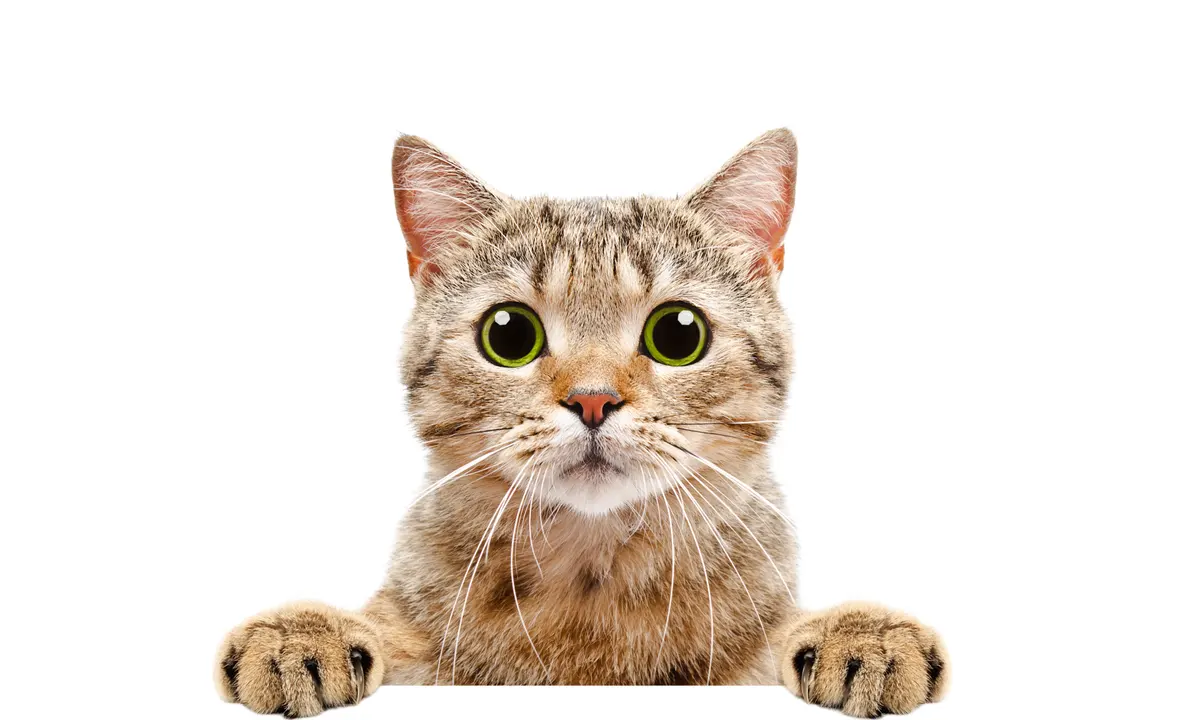
#> input picture CV-HW3-810101380-810101517/Question1/cat1.webp, 1200 x 720 px
$ python part5.py
#> lines starting #> are read from the running program, lines starting #| are printed output that depends on the picture; after the words box and inside, x2 and y2 are one past the last pixel; in counts of white or black regions, pixels touching at a corner belong together
import cv2
import numpy as np
from matplotlib import pyplot as plt

def non_max_suppression(boxes, overlap_thresh=0.3):
    if len(boxes) == 0:
        return []

    boxes = np.array(boxes)
    pick = []

    x1 = boxes[:, 0]
    y1 = boxes[:, 1]
    x2 = boxes[:, 0] + boxes[:, 2]
    y2 = boxes[:, 1] + boxes[:, 3]
    area = boxes[:, 2] * boxes[:, 3]

    idxs = np.argsort(area)[::-1]

    while len(idxs) > 0:
        i = idxs[0]
        pick.append(i)

        xx1 = np.maximum(x1[i], x1[idxs[1:]])
        yy1 = np.maximum(y1[i], y1[idxs[1:]])
        xx2 = np.minimum(x2[i], x2[idxs[1:]])
        yy2 = np.minimum(y2[i], y2[idxs[1:]])

        w = np.maximum(0, xx2 - xx1)
        h = np.maximum(0, yy2 - yy1)

        overlap = (w * h) / area[idxs[1:]]

        idxs = np.delete(idxs, np.concatenate(([0], np.where(overlap > overlap_thresh)[0] + 1)))

    return boxes[pick].astype(int)

def detect_cat_faces(image, apply_nms=True):
    cat_cascade = cv2.CascadeClassifier('haarcascade_frontalcatface_extended.xml')

    gray = cv2.cvtColor(image, cv2.COLOR_BGR2GRAY)
    gray = cv2.GaussianBlur(gray, (5, 5), 0)
    gray = cv2.equalizeHist(gray)

    faces = cat_cascade.detectMultiScale(
        gray,
        scaleFactor=1.1,
        minNeighbors=5,
        minSize=(50, 50)
    )

    if apply_nms and len(faces) > 1:
        faces = non_max_suppression(faces, overlap_thresh=0.4)

    result = image.copy()

    for (x, y, w, h) in faces:
        cv2.rectangle(result, (x, y), (x+w, y+h), (0, 255, 0), 2)
        cv2.putText(result, 'Cat', (x, y-10), cv2.FONT_HERSHEY_SIMPLEX,
                    0.9, (0, 255, 0), 2)

    return result, len(faces)

def rotate_image(image, angle):
    """Rotate image by specified angle (90, 180, 270 degrees)"""
    if angle == 90:
        return cv2.rotate(image, cv2.ROTATE_90_CLOCKWISE)
    elif angle == 180:
        return cv2.rotate(image, cv2.ROTATE_180)
    elif angle == 270:
        return cv2.rotate(image, cv2.ROTATE_90_COUNTERCLOCKWISE)
    else:
        return image

# Load images
img1 = cv2.imread('cat1.webp')
#> img1 is the input picture: shape (720, 1200, 3); mean B, G, R 219.7, 227.3, 235.5
img2 = cv2.imread('cat2.jpeg')
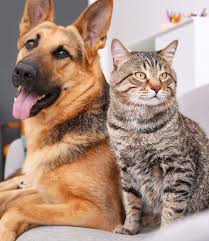
#> input picture CV-HW3-810101380-810101517/Question1/cat2.jpeg, 209 x 241 px
#> img2 is the input picture: shape (241, 209, 3); mean B, G, R 125.9, 142, 170.9

# Original images
img1_original, count1_original = detect_cat_faces(img1, apply_nms=True)
#> in detect_cat_faces, `faces = cat_cascade.detectMultiScale( gray, scaleFactor=1.1, minNeighb..`: faces = [[413, 179, 363, 363]]
#> the loop in detect_cat_faces, `for (x, y, w, h) in faces:` made 1 pass
#> after the loop in detect_cat_faces, `for (x, y, w, h) in faces:`:
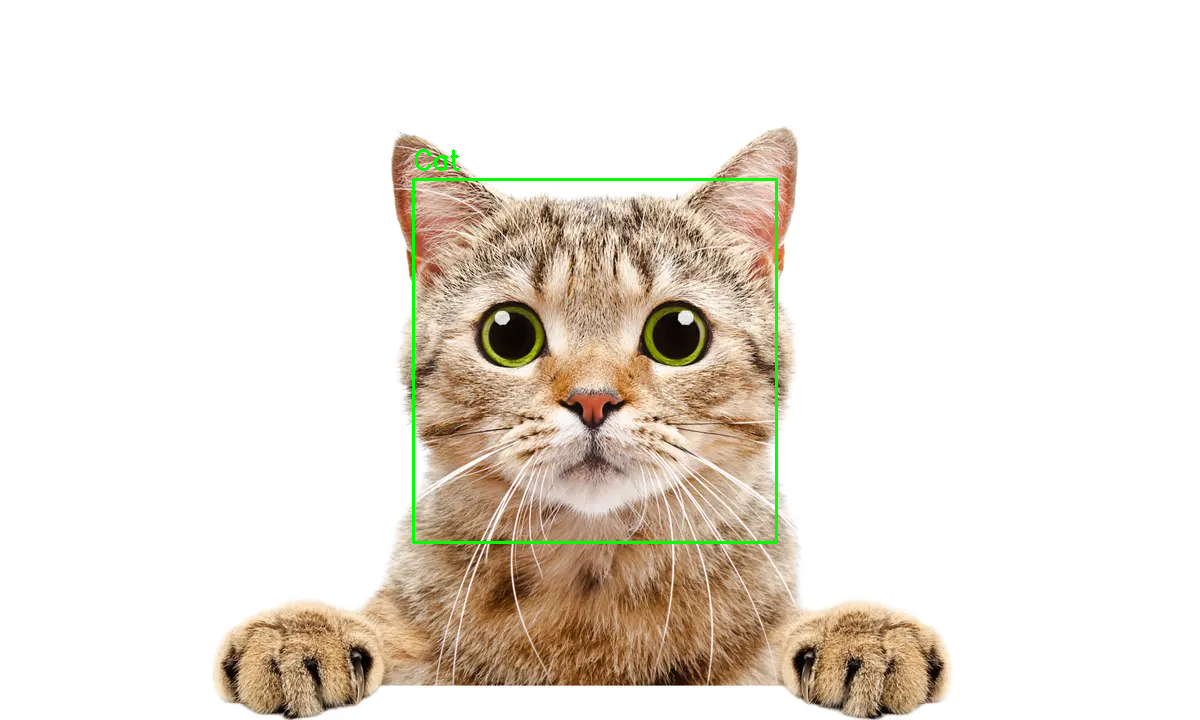
#> result: shape (720, 1200, 3); 0.54% of pixels changed, all inside (x1, y1, x2, y2) = (412, 149, 778, 544)
#> count1_original = 1
img2_original, count2_original = detect_cat_faces(img2, apply_nms=True)
#> call 2 of detect_cat_faces, with apply_nms = True
#> in detect_cat_faces (call 2), `gray = cv2.equalizeHist(gray)`:
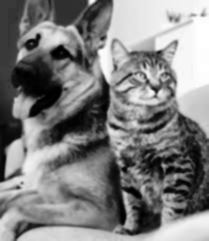
#> gray: shape (241, 209); min 0, max 255, mean 128.2
#> in detect_cat_faces (call 2), `faces = cat_cascade.detectMultiScale( gray, scaleFactor=1.1, minNeighb..`: faces = [[124, 53, 58, 58]]
#> the loop in detect_cat_faces (call 2), `for (x, y, w, h) in faces:` made 1 pass
#> after the loop in detect_cat_faces (call 2), `for (x, y, w, h) in faces:`:
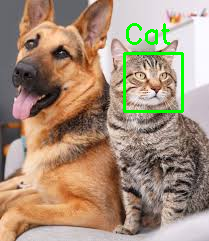
#> result: shape (241, 209, 3); 2.04% of pixels changed, all inside (x1, y1, x2, y2) = (123, 23, 184, 113)
#> count2_original = 1

# Rotate 90 degrees
img1_rotated = rotate_image(img1, 90)
img2_rotated = rotate_image(img2, 90)

img1_rotated_result, count1_rotated = detect_cat_faces(img1_rotated, apply_nms=True)
#> call 3 of detect_cat_faces, with apply_nms = True
#> in detect_cat_faces (call 3), `gray = cv2.equalizeHist(gray)`:
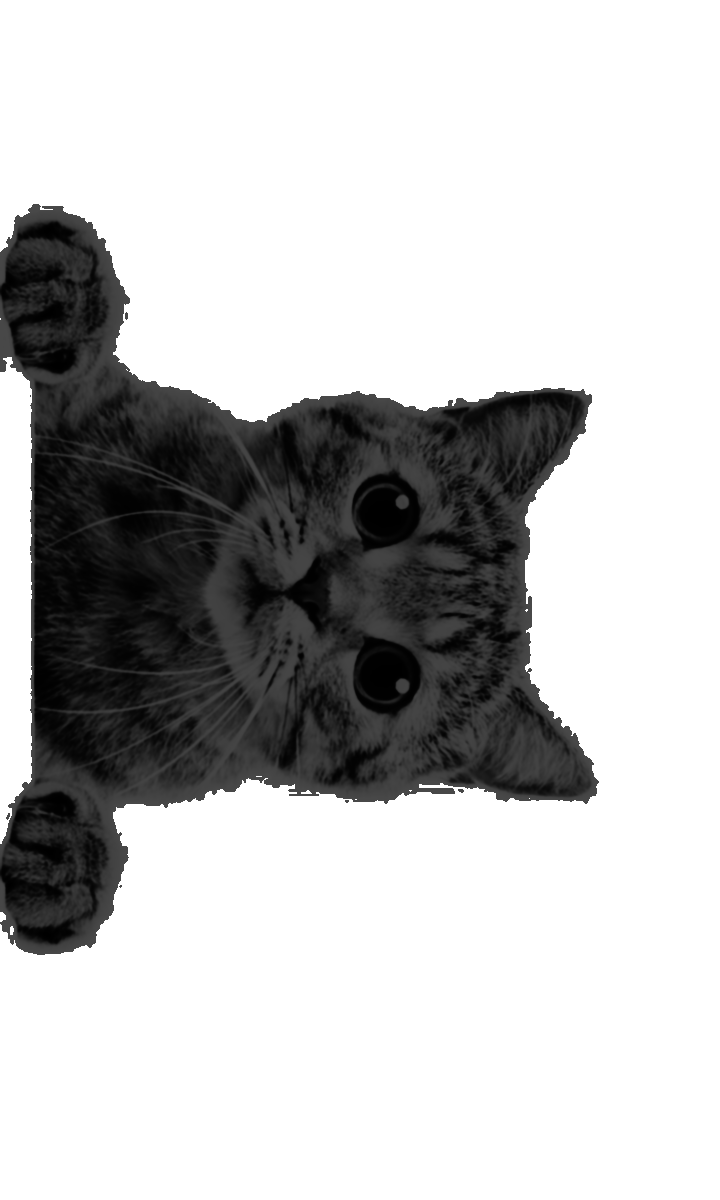
#> gray: shape (1200, 720); min 0, max 255, mean 193.2
#> in detect_cat_faces (call 3), `faces = cat_cascade.detectMultiScale( gray, scaleFactor=1.1, minNeighb..`: faces = ()
#> count1_rotated = 0
img2_rotated_result, count2_rotated = detect_cat_faces(img2_rotated, apply_nms=True)
#> call 4 of detect_cat_faces, with apply_nms = True
#> in detect_cat_faces (call 4), `gray = cv2.equalizeHist(gray)`:
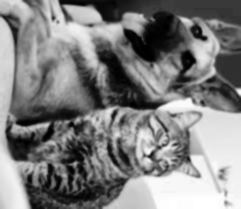
#> gray: shape (209, 241); min 0, max 255, mean 128.2
#> count2_rotated = 0

# Display results
plt.figure(figsize=(16, 12))

plt.subplot(2, 2, 1)
plt.imshow(cv2.cvtColor(img1_original, cv2.COLOR_BGR2RGB))
plt.title(f'Image 1 - Original (Detected: {count1_original})')
plt.axis('off')

plt.subplot(2, 2, 2)
plt.imshow(cv2.cvtColor(img1_rotated_result, cv2.COLOR_BGR2RGB))
plt.title(f'Image 1 - Rotated 90° (Detected: {count1_rotated})')
plt.axis('off')

plt.subplot(2, 2, 3)
plt.imshow(cv2.cvtColor(img2_original, cv2.COLOR_BGR2RGB))
plt.title(f'Image 2 - Original (Detected: {count2_original})')
plt.axis('off')

plt.subplot(2, 2, 4)
plt.imshow(cv2.cvtColor(img2_rotated_result, cv2.COLOR_BGR2RGB))
plt.title(f'Image 2 - Rotated 90° (Detected: {count2_rotated})')
plt.axis('off')

plt.tight_layout()
plt.show()
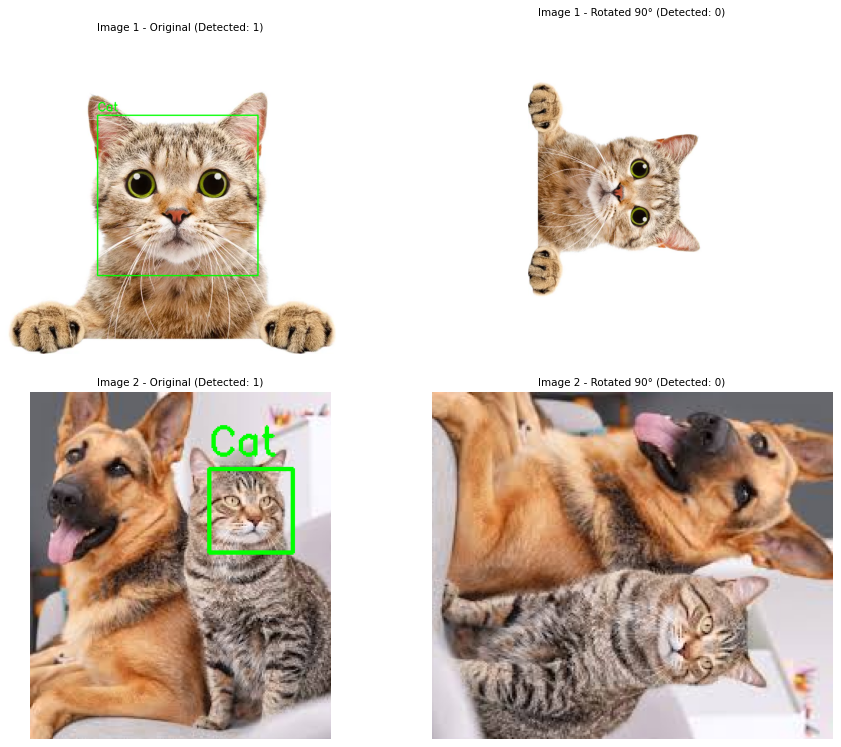
#> figure drawn by matplotlib, 4 panels

print("=" * 60)
print("Rotation Resistance Analysis:")
print("=" * 60)
print(f"\nImage 1:")
print(f"  - Original: {count1_original} face(s) detected")
#|   - Original: 1 face(s) detected
print(f"  - Rotated 90°: {count1_rotated} face(s) detected")
#|   - Rotated 90°: 0 face(s) detected

print(f"  - Original: {count2_original} face(s) detected")
#|   - Original: 1 face(s) detected
print(f"  - Rotated 90°: {count2_rotated} face(s) detected")
#|   - Rotated 90°: 0 face(s) detected
